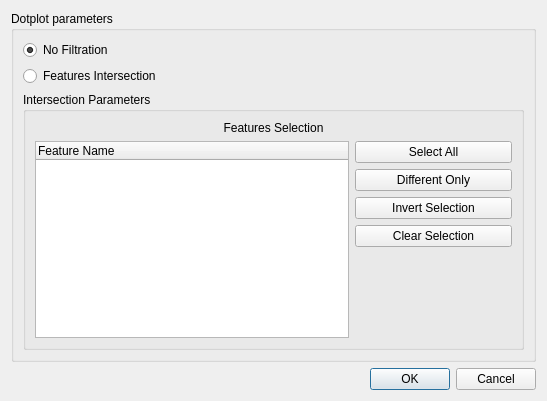
<?xml version="1.0" encoding="UTF-8"?>
<ui version="4.0">
 <class>DotPlotFilterDialog</class>
 <widget class="QDialog" name="DotPlotFilterDialog">
  <property name="windowModality">
   <enum>Qt::ApplicationModal</enum>
  </property>
  <property name="geometry">
   <rect>
    <x>0</x>
    <y>0</y>
    <width>547</width>
    <height>401</height>
   </rect>
  </property>
  <property name="windowTitle">
   <string>DotPlot</string>
  </property>
  <property name="windowIcon">
   <iconset>
    <normaloff>:/repeat_finder/repeats_image</normaloff>:/repeat_finder/repeats_image</iconset>
  </property>
  <property name="modal">
   <bool>true</bool>
  </property>
  <layout class="QVBoxLayout" name="verticalLayout">
   <item>
    <widget class="QGroupBox" name="paramsBox">
     <property name="title">
      <string>Dotplot parameters</string>
     </property>
     <property name="checkable">
      <bool>false</bool>
     </property>
     <property name="checked">
      <bool>false</bool>
     </property>
     <layout class="QGridLayout" name="gridLayout">
      <item row="0" column="0">
       <widget class="QRadioButton" name="noFiltrationRadio">
        <property name="toolTip">
         <string>No filtration applied</string>
        </property>
        <property name="text">
         <string>No Filtration</string>
        </property>
        <property name="checked">
         <bool>true</bool>
        </property>
       </widget>
      </item>
      <item row="1" column="0">
       <widget class="QRadioButton" name="featuresRadio">
        <property name="toolTip">
         <string>Show results that intersect the features</string>
        </property>
        <property name="text">
         <string>Features Intersection</string>
        </property>
       </widget>
      </item>
      <item row="2" column="0">
       <widget class="QGroupBox" name="intersectionParams">
        <property name="title">
         <string>Intersection Parameters</string>
        </property>
        <layout class="QGridLayout" name="gridLayout_2">
         <item row="1" column="0" rowspan="5" colspan="2">
          <widget class="QTreeWidget" name="featuresTree">
           <column>
            <property name="text">
             <string>Feature Name</string>
            </property>
           </column>
          </widget>
         </item>
         <item row="1" column="2">
          <widget class="QPushButton" name="allButton">
           <property name="toolTip">
            <string>Select all names</string>
           </property>
           <property name="text">
            <string>Select All</string>
           </property>
          </widget>
         </item>
         <item row="3" column="2">
          <widget class="QPushButton" name="invertButton">
           <property name="toolTip">
            <string>Invert the current selection</string>
           </property>
           <property name="text">
            <string>Invert Selection</string>
           </property>
          </widget>
         </item>
         <item row="4" column="2">
          <widget class="QPushButton" name="clearButton">
           <property name="toolTip">
            <string>Clear the current selection</string>
           </property>
           <property name="text">
            <string>Clear Selection</string>
           </property>
          </widget>
         </item>
         <item row="0" column="0" colspan="3">
          <widget class="QLabel" name="FeaturesSelection">
           <property name="toolTip">
            <string>Select names of the features to intersection</string>
           </property>
           <property name="text">
            <string>Features Selection</string>
           </property>
           <property name="alignment">
            <set>Qt::AlignCenter</set>
           </property>
           <property name="buddy">
            <cstring>featuresTree</cstring>
           </property>
          </widget>
         </item>
         <item row="5" column="2">
          <spacer name="verticalSpacer">
           <property name="orientation">
            <enum>Qt::Vertical</enum>
           </property>
           <property name="sizeHint" stdset="0">
            <size>
             <width>20</width>
             <height>40</height>
            </size>
           </property>
          </spacer>
         </item>
         <item row="2" column="2">
          <widget class="QPushButton" name="differentButton">
           <property name="toolTip">
            <string>Select only different names</string>
           </property>
           <property name="text">
            <string>Different Only</string>
           </property>
          </widget>
         </item>
        </layout>
       </widget>
      </item>
     </layout>
    </widget>
   </item>
   <item>
    <widget class="QDialogButtonBox" name="buttonBox">
     <property name="standardButtons">
      <set>QDialogButtonBox::Cancel|QDialogButtonBox::Ok</set>
     </property>
    </widget>
   </item>
  </layout>
 </widget>
 <tabstops>
  <tabstop>noFiltrationRadio</tabstop>
  <tabstop>featuresRadio</tabstop>
  <tabstop>featuresTree</tabstop>
  <tabstop>allButton</tabstop>
  <tabstop>differentButton</tabstop>
  <tabstop>invertButton</tabstop>
  <tabstop>clearButton</tabstop>
 </tabstops>
 <resources/>
 <connections>
  <connection>
   <sender>buttonBox</sender>
   <signal>accepted()</signal>
   <receiver>DotPlotFilterDialog</receiver>
   <slot>accept()</slot>
   <hints>
    <hint type="sourcelabel">
     <x>273</x>
     <y>380</y>
    </hint>
    <hint type="destinationlabel">
     <x>273</x>
     <y>200</y>
    </hint>
   </hints>
  </connection>
  <connection>
   <sender>buttonBox</sender>
   <signal>rejected()</signal>
   <receiver>DotPlotFilterDialog</receiver>
   <slot>reject()</slot>
   <hints>
    <hint type="sourcelabel">
     <x>273</x>
     <y>380</y>
    </hint>
    <hint type="destinationlabel">
     <x>273</x>
     <y>200</y>
    </hint>
   </hints>
  </connection>
 </connections>
</ui>
